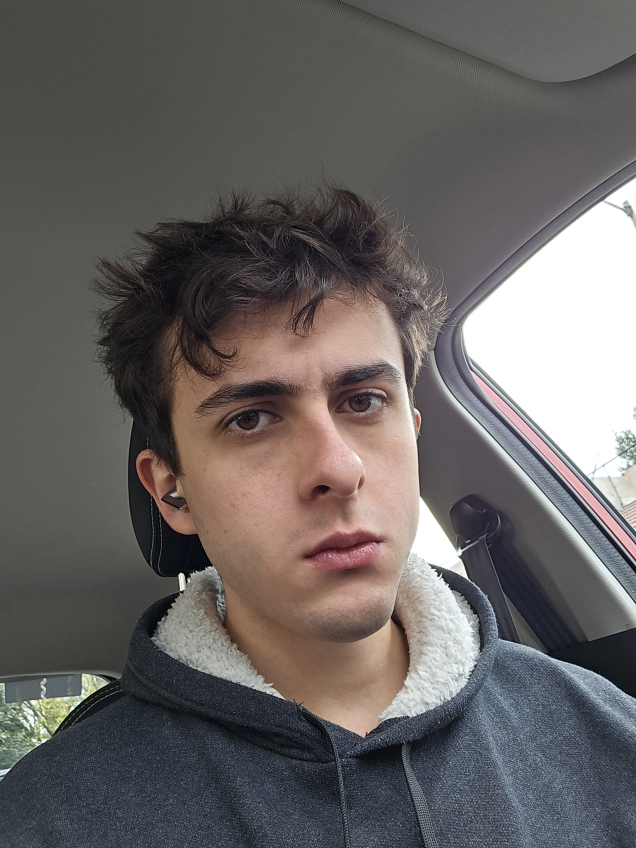
#> input picture 20241222_145921 (1).jpg, 2544 x 3392 px (shown at 1/4 size)
$ python foto_a_ascii.py
#> lines starting #> are read from the running program, lines starting #| are printed output that depends on the picture
from PIL import Image

RUTA_IMAGEN = "20241222_145921 (1).jpg"
SALIDA = "portrait.txt"

# 92 columnas x 53 filas llena el recuadro con simetría perfecta
ANCHO = 92
ALTO = 53

ASCII_CHARS = " .:-=+*#%@"

def generar_ascii_centrado_definitivo():
    try:
        img = Image.open(RUTA_IMAGEN).convert("L")
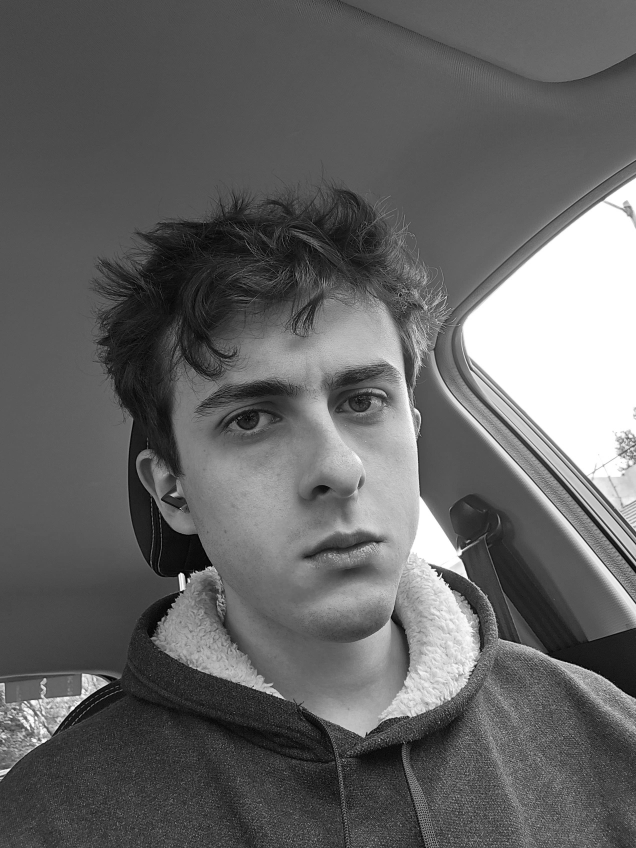
#> img: PIL image 2544x3392 L (shown at 1/4 size); min 0, max 255, mean 100.5
        w_orig, h_orig = img.size
#> w_orig = 2544; h_orig = 3392

        # 1. Recorte cuadrado (aspecto 1.035) enfocado en cara y hombros
        # Desplazamos a la derecha para centrar la cara y abajo para centrar los hombros
        w_new = w_orig - int(w_orig * 0.15)
#> w_new = 2163
        h_new = int(w_new / 1.035)
#> h_new = 2089

        izq = int(w_orig * 0.15)
#> izq = 381
        der = w_orig
#> der = 2544
        sup = int(h_orig * 0.20)
#> sup = 678
        inf = sup + h_new
#> inf = 2767

        img_cropped = img.crop((izq, sup, der, inf))
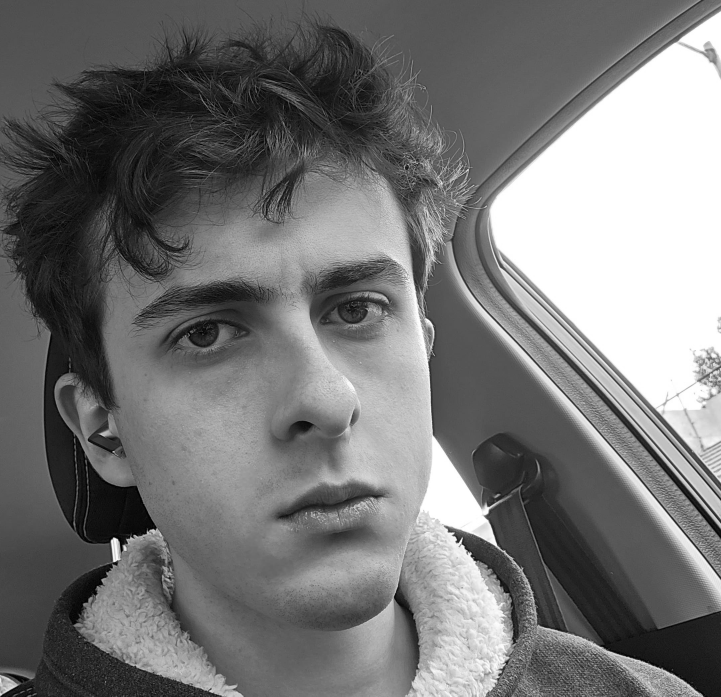
#> img_cropped: PIL image 2163x2089 L (shown at 1/3 size); min 0, max 255, mean 118

        # 2. Aplicar corrección Gamma para resaltar ropa oscura y fondo
        import numpy as np
        arr = np.array(img_cropped) / 255.0
        arr = np.power(arr, 0.50) * 255.0  # gamma = 0.50 hace los oscuros más visibles
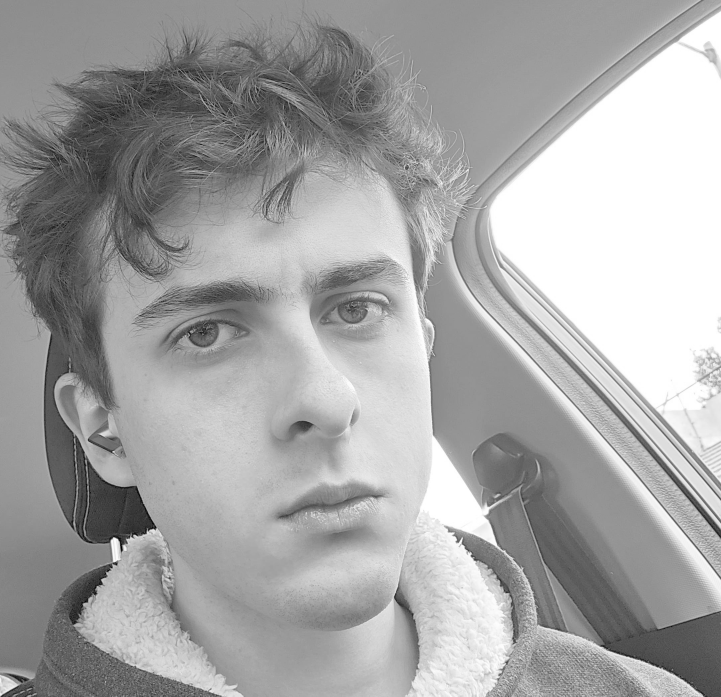
#> arr: shape (2089, 2163) float64 (shown at 1/3 size); min 0, max 255, mean 165.4
        img_canvas = Image.fromarray(arr.astype(np.uint8))

        # 3. Redimensionar al buffer objetivo (92x53) sin rellenar, llenando toda la caja
        img_final = img_canvas.resize((ANCHO, ALTO))
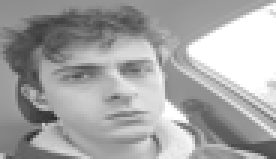
#> img_final: PIL image 92x53 L (shown 3 times larger); min 46, max 255, mean 164.9

        # Usamos Pillow getdata
        pixeles = list(img_final.getdata())
#> pixeles = 4876 values, max 255 at index 273, min 46 at index 3606, mean 164.9
        caracteres = [ASCII_CHARS[pixel * len(ASCII_CHARS) // 256] for pixel in pixeles]
#> caracteres = 4876 items, first 6: '+', '+', '+', '+', '+', '+'
        lineas = ["".join(caracteres[i:i + ANCHO]) for i in range(0, len(caracteres), ANCHO)]

        with open(SALIDA, "w", encoding="utf-8") as f:
            f.write("\n".join(lineas))
        print(f"✔ ¡Listo! Retrato cuadrado de {ANCHO}x{ALTO} generado llenando toda la caja.")
    except Exception as e:
        print(f"Error al generar ASCII: {e}")

if __name__ == "__main__":
    generar_ascii_centrado_definitivo()
